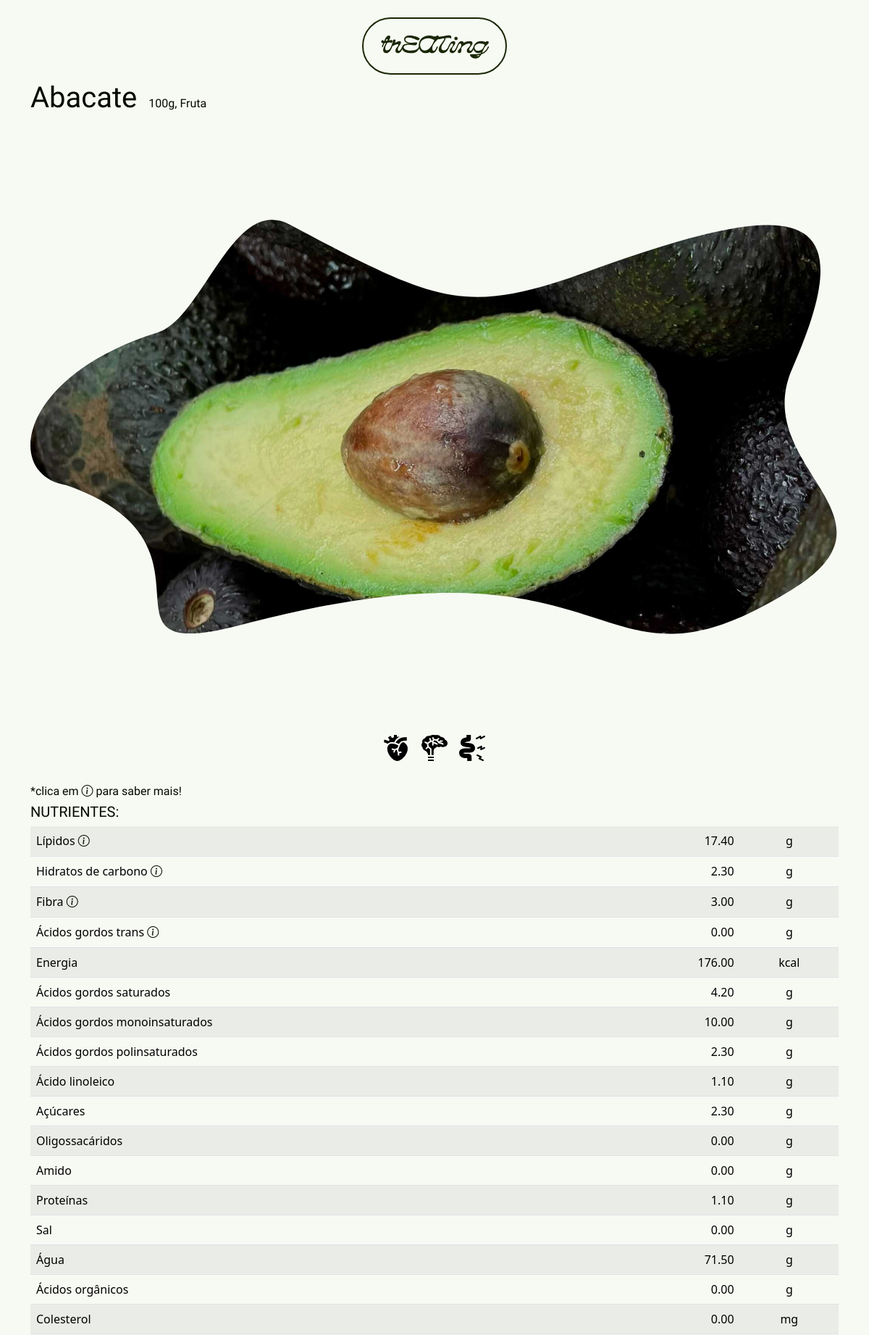
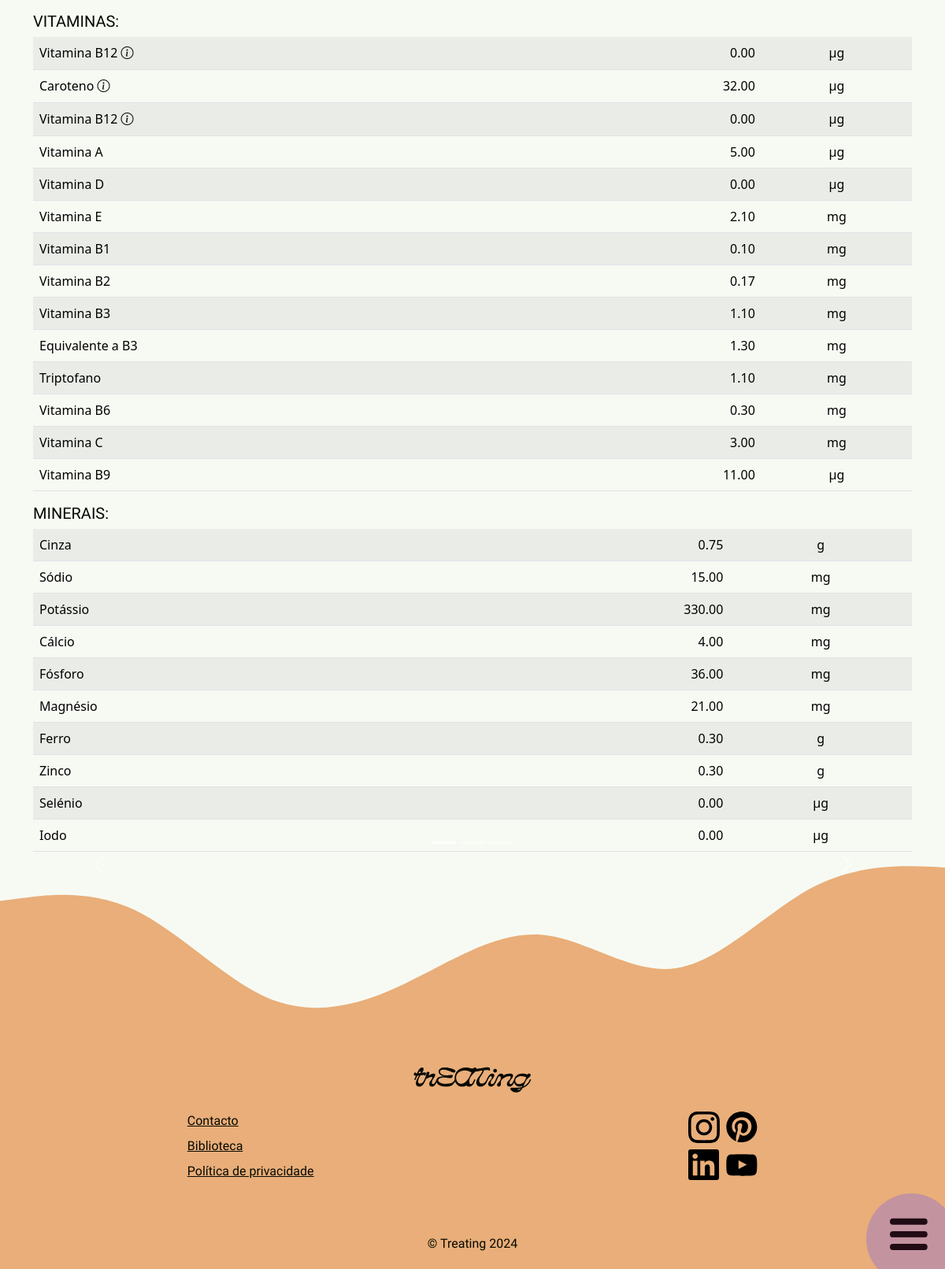
/detalhealimento.php?idfood=7, run on the app's committed database (2 pictures, top to bottom).
### tables this page shows
CREATE TABLE `food` (
  `idfood` int(11) NOT NULL,
  `name` varchar(40) NOT NULL,
  `category` varchar(40) NOT NULL,
  `image` text NOT NULL
);

CREATE TABLE `food_benefit` (
  `id` int(11) NOT NULL,
  `idfood` int(11) NOT NULL,
  `idbenefit` int(11) NOT NULL
);

CREATE TABLE `benefits` (
  `idbenefit` int(11) NOT NULL,
  `name` varchar(20) NOT NULL,
  `description` text NOT NULL,
  `image` text NOT NULL
);

### detalhealimento.php (the view, shortened to what this page needs)
<?php
  require "connection.php";
   $id = $_GET["idfood"];
  $query = "SELECT
  f.idfood, name, f.category fcat, image, idnutri, n.idfood, parameter, n.category ncat, value, unity, description
  FROM food f, nutrition n left join glossary g on  n.parameter = g.word
  WHERE f.idfood = n.idfood
  and f.idfood = $id";
  $result = mysqli_query($connection, $query);
  $queryFood = "SELECT name, image, category
                  FROM food
                  WHERE idfood = $id ";
  $resultFood = mysqli_query($connection, $queryFood);
  $currentFood = mysqli_fetch_assoc($resultFood);
  $name = $currentFood["name"];
  $image = $currentFood["image"];
  $cat = $currentFood["category"];
  $queryfb = "SELECT id, fb.idfood, fb.idbenefit, b.name, b.idbenefit, b.image bimage, f.idfood
              FROM food_benefit fb, food f, benefits b
              WHERE fb.idfood = f.idfood
              AND fb.idbenefit = b.idbenefit
              AND f.idfood  = $id";
  $fbresult = mysqli_query($connection, $queryfb);
?>
<!doctype html>
<html lang="en">
  <head>
    <link href="https://cdn.jsdelivr.net/npm/bootstrap@5.3.3/dist/css/bootstrap.min.css" rel="stylesheet">
    <link rel="stylesheet" href="https://cdn.jsdelivr.net/npm/bootstrap-icons@1.11.3/font/bootstrap-icons.min.css">
    <link rel="stylesheet" href="./CSS/styles.css">
  </head>
  <body>
  <?php include "header.php"?>
  <main>
    <div class="container">
      <div class="d-flex align-items-baseline gap-3">
        <h1>
        <?php echo $name?>
        </h1>
        <p>
          100g, <?php echo $cat?>
      </div>
      <section>
        <div class="d-flex align-items-center col flex-column h-100 flex-grow-1">
          <div class="mask3 overflow-hidden">
            <img src="./media/alimentos/<?php echo $image; ?>" alt="<?php echo $name ?>" class="w-100">
          </div>
          <div>
            <?php foreach($fbresult as $row) { ?>
            <i><img src="media/icons/<?php echo $row["bimage"] ?>" alt="intestine"></i>
            <?php } ?>
          </div>
        </div>
        <p class="mt-4 mb-1">*clica em <i class="bi bi-info-circle"></i> para saber mais!</p>
      </section>
      <section class="info">
        <div>
          <h2 class="text-uppercase">Nutrientes:</h2>
          <table class="table table-striped">
            <tbody>
              <?php foreach($result as $food){
                $ncategory =  $food["ncat"];
                $param =      $food["parameter"];
                $value =      $food["value"];
                $unity =      $food["unity"];
                $description = $food["description"];
                if ($ncategory == "Nutrientes") {
                ?>
              <tr>
                <td>
                  <span><?php echo $param; ?><span>
                  <?php if ($description != "") { ?>
                    <a data-bs-toggle="tooltip" data-bs-title="<?php echo $description; ?>" class="muted">
                    <i class="bi bi-info-circle"></i>
                    </a>
                  <?php } ?>
                  </td>
                <td class="text-end"><?php echo $value; ?></td>
                <td class="text-center"><?php echo $unity; ?></td>
              </tr>
              <?php
                }
            }?>
            </tbody>
          </table>
        </div>
        <div>
          <h2 class="text-uppercase"> Vitaminas:</h2>
          <table class="table table-striped">
          <tbody>
              <?php foreach($result as $food){
                $ncategory =  $food["ncat"];
                $param =      $food["parameter"];
                $value =      $food["value"];
                $unity =      $food["unity"];
                $description = $food["description"];
                if ($ncategory == "Vitaminas") {
                ?>
              <tr>
                <td>
                  <span><?php echo $param; ?><span>
                  <?php if ($description != "") { ?>
                    <a data-bs-toggle="tooltip" data-bs-title="<?php echo $description; ?>" class="muted">
                    <i class="bi bi-info-circle"></i>
                    </a>
                  <?php } ?>
                  </td>
                <td class="text-end"><?php echo $value; ?></td>
                <td class="text-center"><?php echo $unity; ?></td>
              </tr>
              <?php
                }
            }?>
            </tbody>
          </table>
        </div>
        <div>
          <h2 class="text-uppercase"> Minerais:</h2>
          <table class="table table-striped">
          <tbody>
              <?php foreach($result as $food){
                $ncategory =  $food["ncat"];
                $param =      $food["parameter"];
                $value =      $food["value"];
                $unity =      $food["unity"];
                if ($ncategory == "Minerais") {
                ?>
              <tr>
                <td>
                  <span><?php echo $param; ?><span>
                  </td>
                <td class="text-end"><?php echo $value; ?></td>
                <td class="text-center"><?php echo $unity; ?></td>
              </tr>
              <?php
                }
            }?>
            </tbody>
          </table>
        </div>
      </section>
      <section>
        <div id="carouselExampleCaptions" class="carousel slide">
          <div class="carousel-indicators">
            <button type="button" data-bs-target="#carouselExampleCaptions" data-bs-slide-to="0" class="active" aria-current="true" aria-label="Slide 1"></button>
            <button type="button" data-bs-target="#carouselExampleCaptions" data-bs-slide-to="1" aria-label="Slide 2"></button>
            <button type="button" data-bs-target="#carouselExampleCaptions" data-bs-slide-to="2" aria-label="Slide 3"></button>
          </div>
          <button class="carousel-control-prev" type="button" data-bs-target="#carouselExampleCaptions" data-bs-slide="prev">
            <span class="carousel-control-prev-icon" aria-hidden="true"></span>
          </button>
          <button class="carousel-control-next" type="button" data-bs-target="#carouselExampleCaptions" data-bs-slide="next">
            <span class="carousel-control-next-icon" aria-hidden="true"></span>
          </button>
        </div>
      </section>
    </div>
  </main>
  <?php include "footer.php"?>
  </body>

### CSS/styles.css (style rules this page uses)
:root { --bs-primary: #B2CF82; --bs-primary-bg-subtle: #B2CF82; --bs-secondary: #F7FAF3; --bs-secondary-bg-subtle:#F7FAF3; --bs-tertiary-bg: #e3ced7; --bs-tertiary-color: hsla(335, 26%, 66%, 0.90); --bs-warning: #ffc107; --bs-body-color: #060901; --bs-body-bg: #F7FAF3; }
h1 { font-family: "Exo" ; margin-bottom: 0px; }
h2 , h3 { font-family: "Spinnaker"; font-size: 20px; }
p , ul, a { font-family: "Heebo"; }
a { color: #060901; }

### detalhealimento.php (style rules this page uses)
.mask3 { -webkit-mask-image: url(./media/icons/bigblob.svg); mask-image: url(./media/icons/bigblob.svg); -webkit-mask-repeat: no-repeat; mask-repeat: no-repeat; mask-size: 9em; mask-size: contain; -webkit-mask-position:center; }

### data on the page
food: name "Abacate", category "Fruta", image (picture)
food_benefit: idbenefit.image (picture)
food_benefit: idbenefit.image (picture)
food_benefit: idbenefit.image (picture)

### other printed values
$param "Lípidos"
$value "17.40"
$unity "g"
$param "Hidratos de carbono"
$value "2.30"
$param "Fibra"
$value "3.00"
$param "Ácidos gordos trans"
$value "0.00"
$param "Energia"
$value "176.00"
$unity "kcal"
$param "Ácidos gordos saturados"
$value "4.20"
$param "Ácidos gordos monoinsaturados"
